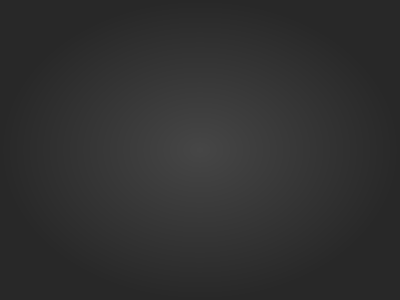
<?xml version="1.0" encoding="UTF-8"?>
<ui version="4.0">
 <class>MainWindow</class>
 <widget class="QMainWindow" name="MainWindow">
  <property name="geometry">
   <rect>
    <x>0</x>
    <y>0</y>
    <width>400</width>
    <height>300</height>
   </rect>
  </property>
  <property name="windowTitle">
   <string>MainWindow</string>
  </property>
  <property name="styleSheet">
   <string notr="true">#MainWindow{background-color: qradialgradient(spread:pad, cx:0.5, cy:0.5, radius:0.5, fx:0.5, fy:0.5, stop:0 rgb(70, 70, 70), stop:1 rgb(40, 40, 40));}</string>
  </property>
  <widget class="QWidget" name="centralWidget">
   <layout class="QVBoxLayout" name="verticalLayout"/>
  </widget>
 </widget>
 <layoutdefault spacing="6" margin="11"/>
 <resources/>
 <connections/>
</ui>
